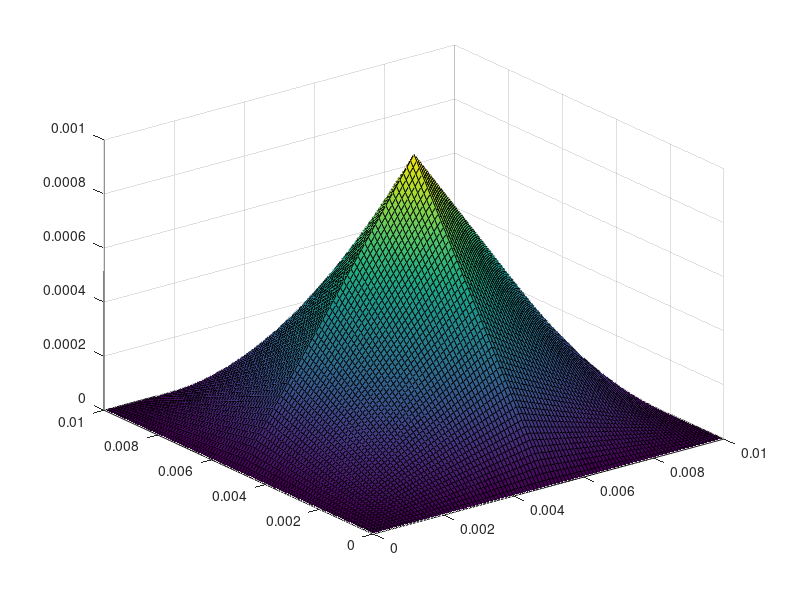

The MATLAB script that drew this image:


lengthX = 0.01;
lengthY = 0.01;

lenseXpos = 0.005;
lenseYpos = 0.005;

xPos = 0:0.0001:0.01;
yPos = 0:0.0001:0.01;

lenseYposDistortion = 0.001;

for xCnt = 1:length(xPos)
  for yCnt = 1:length(yPos)
    if xPos(xCnt) <= lenseXpos && yPos(yCnt) <= lenseYpos
      deltaY(xCnt, yCnt) = lenseYposDistortion / lenseXpos * xPos(xCnt)...
        * yPos(yCnt) / lenseYpos;
    elseif xPos(xCnt) > lenseXpos && yPos(yCnt) <= lenseYpos
      deltaY(xCnt, yCnt) = lenseYposDistortion / lenseXpos * ...
        (lengthX - xPos(xCnt)) * yPos(yCnt) / lenseYpos;
    elseif xPos(xCnt) <= lenseXpos && yPos(yCnt) > lenseYpos
      deltaY(xCnt, yCnt) = lenseYposDistortion / lenseXpos * ...
        xPos(xCnt) * (lengthY - yPos(yCnt)) / lenseYpos;
    elseif xPos(xCnt) > lenseXpos && yPos(yCnt) > lenseYpos
      deltaY(xCnt, yCnt) = lenseYposDistortion / lenseXpos * ...
        (lengthX - xPos(xCnt)) * (lengthY - yPos(yCnt)) / lenseYpos;      
    else
      deltaY(xCnt, yCnt) = 0;
    end
  end
end

surf(xPos, yPos, deltaY)
